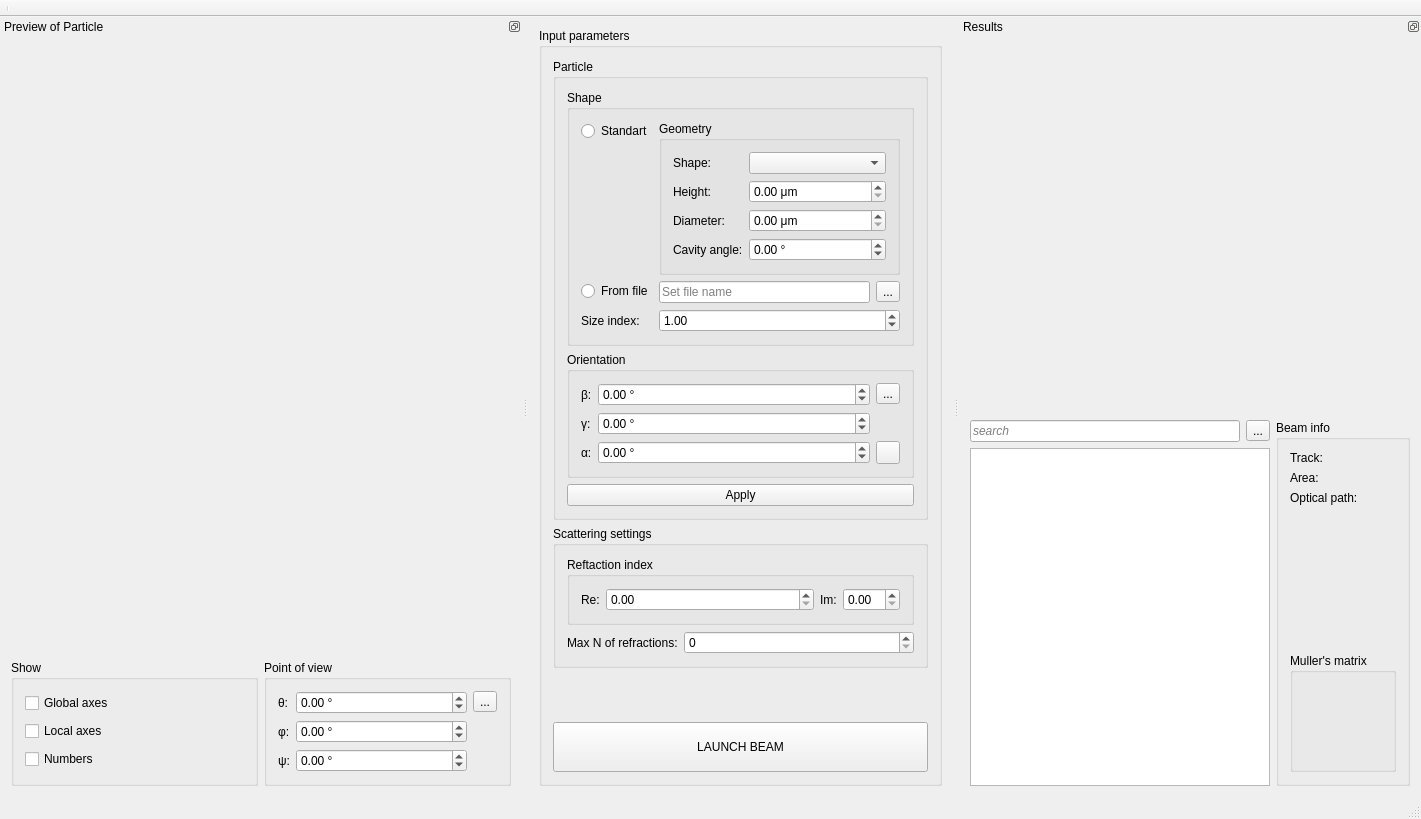
<?xml version="1.0" encoding="UTF-8"?>
<ui version="4.0">
 <class>MainWindow</class>
 <widget class="QMainWindow" name="MainWindow">
  <property name="geometry">
   <rect>
    <x>0</x>
    <y>0</y>
    <width>1421</width>
    <height>819</height>
   </rect>
  </property>
  <property name="windowTitle">
   <string>MainWindow</string>
  </property>
  <widget class="QWidget" name="centralWidget">
   <layout class="QGridLayout" name="gridLayout_4">
    <item row="0" column="0">
     <widget class="QGroupBox" name="groupBox_input">
      <property name="sizePolicy">
       <sizepolicy hsizetype="Preferred" vsizetype="Expanding">
        <horstretch>0</horstretch>
        <verstretch>0</verstretch>
       </sizepolicy>
      </property>
      <property name="title">
       <string>Input parameters</string>
      </property>
      <layout class="QGridLayout" name="gridLayout_7">
       <item row="0" column="0">
        <widget class="QGroupBox" name="groupBox_2">
         <property name="title">
          <string>Particle</string>
         </property>
         <layout class="QFormLayout" name="formLayout_2">
          <item row="0" column="0" colspan="2">
           <widget class="QGroupBox" name="groupBox_3">
            <property name="title">
             <string>Shape</string>
            </property>
            <layout class="QFormLayout" name="formLayout_3">
             <item row="0" column="0">
              <widget class="QRadioButton" name="radioButton_standart">
               <property name="text">
                <string>Standart</string>
               </property>
              </widget>
             </item>
             <item row="0" column="1">
              <widget class="QGroupBox" name="groupBox_7">
               <property name="title">
                <string>Geometry</string>
               </property>
               <layout class="QFormLayout" name="formLayout_10">
                <item row="0" column="1">
                 <widget class="QComboBox" name="comboBox_types">
                  <property name="sizePolicy">
                   <sizepolicy hsizetype="Expanding" vsizetype="Fixed">
                    <horstretch>0</horstretch>
                    <verstretch>0</verstretch>
                   </sizepolicy>
                  </property>
                 </widget>
                </item>
                <item row="2" column="1">
                 <widget class="QDoubleSpinBox" name="doubleSpinBox_height">
                  <property name="suffix">
                   <string> μm</string>
                  </property>
                  <property name="maximum">
                   <double>9999999.000000000000000</double>
                  </property>
                 </widget>
                </item>
                <item row="2" column="0">
                 <widget class="QLabel" name="label_28">
                  <property name="text">
                   <string>Height:</string>
                  </property>
                 </widget>
                </item>
                <item row="3" column="0">
                 <widget class="QLabel" name="label_29">
                  <property name="text">
                   <string>Diameter:</string>
                  </property>
                 </widget>
                </item>
                <item row="3" column="1">
                 <widget class="QDoubleSpinBox" name="doubleSpinBox_diameter">
                  <property name="suffix">
                   <string> μm</string>
                  </property>
                  <property name="minimum">
                   <double>0.000000000000000</double>
                  </property>
                  <property name="maximum">
                   <double>9999999.000000000000000</double>
                  </property>
                 </widget>
                </item>
                <item row="4" column="0">
                 <widget class="QLabel" name="label_cavAngle">
                  <property name="text">
                   <string>Cavity angle:</string>
                  </property>
                 </widget>
                </item>
                <item row="4" column="1">
                 <widget class="QDoubleSpinBox" name="doubleSpinBox_cavityAngle">
                  <property name="suffix">
                   <string> °</string>
                  </property>
                  <property name="minimum">
                   <double>-9999999.000000000000000</double>
                  </property>
                  <property name="maximum">
                   <double>9999999.000000000000000</double>
                  </property>
                 </widget>
                </item>
                <item row="0" column="0">
                 <widget class="QLabel" name="label_14">
                  <property name="text">
                   <string>Shape:</string>
                  </property>
                 </widget>
                </item>
               </layout>
              </widget>
             </item>
             <item row="1" column="0">
              <widget class="QRadioButton" name="radioButton_fromFile">
               <property name="text">
                <string>From file</string>
               </property>
              </widget>
             </item>
             <item row="1" column="1">
              <layout class="QHBoxLayout" name="horizontalLayout_2">
               <item>
                <widget class="QLineEdit" name="lineEdit_fromFile">
                 <property name="text">
                  <string/>
                 </property>
                 <property name="placeholderText">
                  <string>Set file name</string>
                 </property>
                </widget>
               </item>
               <item>
                <widget class="QToolButton" name="toolButton">
                 <property name="text">
                  <string>...</string>
                 </property>
                </widget>
               </item>
              </layout>
             </item>
             <item row="2" column="0">
              <widget class="QLabel" name="label_sizeIndex">
               <property name="text">
                <string>Size index:</string>
               </property>
              </widget>
             </item>
             <item row="2" column="1">
              <widget class="QDoubleSpinBox" name="doubleSpinBox_sizeIndex">
               <property name="minimum">
                <double>0.010000000000000</double>
               </property>
               <property name="maximum">
                <double>100.000000000000000</double>
               </property>
               <property name="singleStep">
                <double>0.250000000000000</double>
               </property>
               <property name="value">
                <double>1.000000000000000</double>
               </property>
              </widget>
             </item>
            </layout>
           </widget>
          </item>
          <item row="2" column="0" colspan="2">
           <widget class="QPushButton" name="pushButton_applyParticle">
            <property name="text">
             <string>Apply</string>
            </property>
           </widget>
          </item>
          <item row="1" column="0" colspan="2">
           <widget class="QGroupBox" name="groupBox_rotation">
            <property name="title">
             <string>Orientation</string>
            </property>
            <layout class="QGridLayout" name="gridLayout_9">
             <item row="0" column="1" alignment="Qt::AlignTop">
              <widget class="QToolButton" name="toolButton_resetRot">
               <property name="toolTip">
                <string>&lt;html&gt;&lt;head/&gt;&lt;body&gt;&lt;p&gt;Reset&lt;/p&gt;&lt;/body&gt;&lt;/html&gt;</string>
               </property>
               <property name="text">
                <string>...</string>
               </property>
               <property name="icon">
                <iconset resource="../../pro/icon.qrc">
                 <normaloff>:/icon/reset.png</normaloff>:/icon/reset.png</iconset>
               </property>
              </widget>
             </item>
             <item row="0" column="0" rowspan="2">
              <layout class="QFormLayout" name="formLayout">
               <item row="0" column="0">
                <widget class="QLabel" name="label">
                 <property name="text">
                  <string>β:</string>
                 </property>
                </widget>
               </item>
               <item row="0" column="1">
                <widget class="QDoubleSpinBox" name="doubleSpinBox_beta">
                 <property name="prefix">
                  <string/>
                 </property>
                 <property name="suffix">
                  <string> °</string>
                 </property>
                 <property name="minimum">
                  <double>-360.000000000000000</double>
                 </property>
                 <property name="maximum">
                  <double>360.000000000000000</double>
                 </property>
                </widget>
               </item>
               <item row="1" column="0">
                <widget class="QLabel" name="label_2">
                 <property name="text">
                  <string>γ:</string>
                 </property>
                </widget>
               </item>
               <item row="1" column="1">
                <widget class="QDoubleSpinBox" name="doubleSpinBox_gamma">
                 <property name="suffix">
                  <string> °</string>
                 </property>
                 <property name="minimum">
                  <double>-360.000000000000000</double>
                 </property>
                 <property name="maximum">
                  <double>360.000000000000000</double>
                 </property>
                </widget>
               </item>
               <item row="2" column="0">
                <widget class="QLabel" name="label_3">
                 <property name="text">
                  <string>α:</string>
                 </property>
                </widget>
               </item>
               <item row="2" column="1">
                <widget class="QDoubleSpinBox" name="doubleSpinBox_alpha">
                 <property name="suffix">
                  <string> °</string>
                 </property>
                 <property name="minimum">
                  <double>-360.000000000000000</double>
                 </property>
                 <property name="maximum">
                  <double>360.000000000000000</double>
                 </property>
                </widget>
               </item>
              </layout>
             </item>
             <item row="1" column="1">
              <widget class="QToolButton" name="toolButton_unit">
               <property name="text">
                <string/>
               </property>
              </widget>
             </item>
            </layout>
           </widget>
          </item>
         </layout>
        </widget>
       </item>
       <item row="6" column="0">
        <widget class="QPushButton" name="pushButton">
         <property name="minimumSize">
          <size>
           <width>0</width>
           <height>50</height>
          </size>
         </property>
         <property name="text">
          <string>LAUNCH BEAM</string>
         </property>
        </widget>
       </item>
       <item row="1" column="0" rowspan="2">
        <widget class="QGroupBox" name="groupBox_8">
         <property name="title">
          <string>Scattering settings</string>
         </property>
         <layout class="QVBoxLayout" name="verticalLayout">
          <item>
           <widget class="QGroupBox" name="groupBox_6">
            <property name="title">
             <string>Reftaction index</string>
            </property>
            <layout class="QGridLayout" name="gridLayout_6">
             <item row="0" column="0">
              <layout class="QHBoxLayout" name="horizontalLayout_3">
               <item>
                <widget class="QLabel" name="label_12">
                 <property name="text">
                  <string>Re:</string>
                 </property>
                </widget>
               </item>
               <item>
                <widget class="QDoubleSpinBox" name="doubleSpinBox_ri_re">
                 <property name="sizePolicy">
                  <sizepolicy hsizetype="Expanding" vsizetype="Fixed">
                   <horstretch>0</horstretch>
                   <verstretch>0</verstretch>
                  </sizepolicy>
                 </property>
                 <property name="maximum">
                  <double>99999.990000000005239</double>
                 </property>
                 <property name="singleStep">
                  <double>0.000100000000000</double>
                 </property>
                </widget>
               </item>
              </layout>
             </item>
             <item row="0" column="1">
              <layout class="QHBoxLayout" name="horizontalLayout_4">
               <item>
                <widget class="QLabel" name="label_13">
                 <property name="text">
                  <string>Im:</string>
                 </property>
                </widget>
               </item>
               <item>
                <widget class="QDoubleSpinBox" name="doubleSpinBox_ri_im"/>
               </item>
              </layout>
             </item>
            </layout>
           </widget>
          </item>
          <item>
           <layout class="QFormLayout" name="formLayout_6">
            <item row="0" column="0">
             <widget class="QLabel" name="label_30">
              <property name="sizePolicy">
               <sizepolicy hsizetype="Expanding" vsizetype="Preferred">
                <horstretch>0</horstretch>
                <verstretch>0</verstretch>
               </sizepolicy>
              </property>
              <property name="text">
               <string>Max N of refractions:</string>
              </property>
             </widget>
            </item>
            <item row="0" column="1">
             <widget class="QSpinBox" name="spinBox_inter">
              <property name="sizePolicy">
               <sizepolicy hsizetype="Expanding" vsizetype="Fixed">
                <horstretch>0</horstretch>
                <verstretch>0</verstretch>
               </sizepolicy>
              </property>
             </widget>
            </item>
           </layout>
          </item>
         </layout>
        </widget>
       </item>
       <item row="3" column="0">
        <spacer name="verticalSpacer_2">
         <property name="orientation">
          <enum>Qt::Vertical</enum>
         </property>
         <property name="sizeHint" stdset="0">
          <size>
           <width>20</width>
           <height>40</height>
          </size>
         </property>
        </spacer>
       </item>
      </layout>
     </widget>
    </item>
   </layout>
  </widget>
  <widget class="QMenuBar" name="menuBar">
   <property name="geometry">
    <rect>
     <x>0</x>
     <y>0</y>
     <width>1421</width>
     <height>20</height>
    </rect>
   </property>
  </widget>
  <widget class="QToolBar" name="mainToolBar">
   <property name="movable">
    <bool>false</bool>
   </property>
   <property name="floatable">
    <bool>false</bool>
   </property>
   <attribute name="toolBarArea">
    <enum>TopToolBarArea</enum>
   </attribute>
   <attribute name="toolBarBreak">
    <bool>false</bool>
   </attribute>
   <addaction name="separator"/>
  </widget>
  <widget class="QStatusBar" name="statusBar"/>
  <widget class="QDockWidget" name="dockWidget_2">
   <property name="features">
    <set>QDockWidget::DockWidgetFloatable|QDockWidget::DockWidgetMovable</set>
   </property>
   <property name="windowTitle">
    <string>Preview of Particle</string>
   </property>
   <attribute name="dockWidgetArea">
    <number>1</number>
   </attribute>
   <widget class="QWidget" name="dockWidgetContents_3">
    <layout class="QGridLayout" name="gridLayout_11">
     <item row="1" column="1">
      <widget class="QGroupBox" name="groupBox">
       <property name="title">
        <string>Point of view</string>
       </property>
       <layout class="QGridLayout" name="gridLayout_10">
        <item row="0" column="0">
         <layout class="QFormLayout" name="formLayout_5">
          <item row="0" column="0">
           <widget class="QLabel" name="label_7">
            <property name="text">
             <string>θ:</string>
            </property>
           </widget>
          </item>
          <item row="0" column="1">
           <widget class="QDoubleSpinBox" name="doubleSpinBox_theta">
            <property name="prefix">
             <string/>
            </property>
            <property name="suffix">
             <string> °</string>
            </property>
            <property name="minimum">
             <double>-360.000000000000000</double>
            </property>
            <property name="maximum">
             <double>360.000000000000000</double>
            </property>
           </widget>
          </item>
          <item row="1" column="0">
           <widget class="QLabel" name="label_11">
            <property name="text">
             <string>φ:</string>
            </property>
           </widget>
          </item>
          <item row="1" column="1">
           <widget class="QDoubleSpinBox" name="doubleSpinBox_phi">
            <property name="prefix">
             <string/>
            </property>
            <property name="suffix">
             <string> °</string>
            </property>
            <property name="minimum">
             <double>-360.000000000000000</double>
            </property>
            <property name="maximum">
             <double>360.000000000000000</double>
            </property>
           </widget>
          </item>
          <item row="2" column="0">
           <widget class="QLabel" name="label_9">
            <property name="text">
             <string>ψ:</string>
            </property>
           </widget>
          </item>
          <item row="2" column="1">
           <widget class="QDoubleSpinBox" name="doubleSpinBox_psy">
            <property name="prefix">
             <string/>
            </property>
            <property name="suffix">
             <string> °</string>
            </property>
            <property name="minimum">
             <double>-360.000000000000000</double>
            </property>
            <property name="maximum">
             <double>360.000000000000000</double>
            </property>
           </widget>
          </item>
         </layout>
        </item>
        <item row="0" column="1" alignment="Qt::AlignTop">
         <widget class="QToolButton" name="toolButton_resetView">
          <property name="toolTip">
           <string>&lt;html&gt;&lt;head/&gt;&lt;body&gt;&lt;p&gt;Reset&lt;/p&gt;&lt;/body&gt;&lt;/html&gt;</string>
          </property>
          <property name="text">
           <string>...</string>
          </property>
          <property name="icon">
           <iconset resource="../../pro/icon.qrc">
            <normaloff>:/icon/reset.png</normaloff>:/icon/reset.png</iconset>
          </property>
         </widget>
        </item>
       </layout>
      </widget>
     </item>
     <item row="1" column="0">
      <widget class="QGroupBox" name="groupBox_4">
       <property name="title">
        <string>Show</string>
       </property>
       <layout class="QGridLayout" name="gridLayout_3">
        <item row="2" column="0">
         <widget class="QCheckBox" name="checkBox_numbers">
          <property name="text">
           <string>Numbers</string>
          </property>
         </widget>
        </item>
        <item row="1" column="0">
         <widget class="QCheckBox" name="checkBox_localAxes">
          <property name="text">
           <string>Local axes</string>
          </property>
         </widget>
        </item>
        <item row="0" column="0">
         <widget class="QCheckBox" name="checkBox_globalAxes">
          <property name="text">
           <string>Global axes</string>
          </property>
         </widget>
        </item>
       </layout>
      </widget>
     </item>
     <item row="0" column="0" colspan="2">
      <widget class="QWidget" name="widget_particleView" native="true">
       <property name="sizePolicy">
        <sizepolicy hsizetype="Expanding" vsizetype="Expanding">
         <horstretch>0</horstretch>
         <verstretch>0</verstretch>
        </sizepolicy>
       </property>
       <property name="minimumSize">
        <size>
         <width>500</width>
         <height>0</height>
        </size>
       </property>
      </widget>
     </item>
    </layout>
   </widget>
  </widget>
  <widget class="QDockWidget" name="dockWidget_3">
   <property name="features">
    <set>QDockWidget::DockWidgetFloatable|QDockWidget::DockWidgetMovable</set>
   </property>
   <property name="windowTitle">
    <string>Results</string>
   </property>
   <attribute name="dockWidgetArea">
    <number>2</number>
   </attribute>
   <widget class="QWidget" name="dockWidgetContents_5">
    <layout class="QGridLayout" name="gridLayout_12">
     <item row="1" column="1">
      <widget class="QGroupBox" name="groupBox_beam">
       <property name="sizePolicy">
        <sizepolicy hsizetype="Expanding" vsizetype="Preferred">
         <horstretch>0</horstretch>
         <verstretch>0</verstretch>
        </sizepolicy>
       </property>
       <property name="title">
        <string>Beam info</string>
       </property>
       <layout class="QGridLayout" name="gridLayout">
        <item row="0" column="1">
         <layout class="QFormLayout" name="formLayout_4">
          <item row="0" column="0">
           <widget class="QLabel" name="label_6">
            <property name="text">
             <string>Track:</string>
            </property>
           </widget>
          </item>
          <item row="0" column="1">
           <widget class="QLabel" name="label_track">
            <property name="font">
             <font>
              <weight>75</weight>
              <bold>true</bold>
             </font>
            </property>
            <property name="text">
             <string>&lt;None&gt;</string>
            </property>
           </widget>
          </item>
          <item row="1" column="0">
           <widget class="QLabel" name="label_8">
            <property name="text">
             <string>Area:</string>
            </property>
           </widget>
          </item>
          <item row="1" column="1">
           <widget class="QLabel" name="label_area">
            <property name="text">
             <string>&lt;None&gt;</string>
            </property>
           </widget>
          </item>
          <item row="2" column="0">
           <widget class="QLabel" name="label_10">
            <property name="text">
             <string>Optical path:</string>
            </property>
           </widget>
          </item>
          <item row="2" column="1">
           <widget class="QLabel" name="label_optPath">
            <property name="text">
             <string>&lt;None&gt;</string>
            </property>
           </widget>
          </item>
          <item row="3" column="0" colspan="2">
           <spacer name="verticalSpacer">
            <property name="orientation">
             <enum>Qt::Vertical</enum>
            </property>
            <property name="sizeHint" stdset="0">
             <size>
              <width>20</width>
              <height>40</height>
             </size>
            </property>
           </spacer>
          </item>
          <item row="4" column="0" colspan="2">
           <widget class="QGroupBox" name="groupBox_5">
            <property name="title">
             <string>Muller's matrix</string>
            </property>
            <layout class="QGridLayout" name="gridLayout_5">
             <item row="4" column="3">
              <widget class="QLabel" name="label_m44">
               <property name="text">
                <string>&lt;M44&gt;</string>
               </property>
              </widget>
             </item>
             <item row="4" column="2">
              <widget class="QLabel" name="label_m43">
               <property name="text">
                <string>&lt;M43&gt;</string>
               </property>
              </widget>
             </item>
             <item row="3" column="3">
              <widget class="QLabel" name="label_m34">
               <property name="text">
                <string>&lt;M34&gt;</string>
               </property>
              </widget>
             </item>
             <item row="4" column="1">
              <widget class="QLabel" name="label_m42">
               <property name="text">
                <string>&lt;M42&gt;</string>
               </property>
              </widget>
             </item>
             <item row="3" column="0">
              <widget class="QLabel" name="label_m31">
               <property name="text">
                <string>&lt;M31&gt;</string>
               </property>
              </widget>
             </item>
             <item row="2" column="3">
              <widget class="QLabel" name="label_m24">
               <property name="text">
                <string>&lt;M24&gt;</string>
               </property>
              </widget>
             </item>
             <item row="1" column="2">
              <widget class="QLabel" name="label_m13">
               <property name="text">
                <string>&lt;M13&gt;</string>
               </property>
              </widget>
             </item>
             <item row="1" column="1">
              <widget class="QLabel" name="label_m12">
               <property name="text">
                <string>&lt;M12&gt;</string>
               </property>
              </widget>
             </item>
             <item row="2" column="2">
              <widget class="QLabel" name="label_m23">
               <property name="text">
                <string>&lt;M23&gt;</string>
               </property>
              </widget>
             </item>
             <item row="3" column="2">
              <widget class="QLabel" name="label_m33">
               <property name="text">
                <string>&lt;M33&gt;</string>
               </property>
              </widget>
             </item>
             <item row="1" column="3">
              <widget class="QLabel" name="label_m14">
               <property name="text">
                <string>&lt;M14&gt;</string>
               </property>
              </widget>
             </item>
             <item row="2" column="0">
              <widget class="QLabel" name="label_m21">
               <property name="text">
                <string>&lt;M21&gt;</string>
               </property>
              </widget>
             </item>
             <item row="3" column="1">
              <widget class="QLabel" name="label_m32">
               <property name="text">
                <string>&lt;M32&gt;</string>
               </property>
              </widget>
             </item>
             <item row="1" column="0">
              <widget class="QLabel" name="label_m11">
               <property name="text">
                <string>&lt;M11&gt;</string>
               </property>
              </widget>
             </item>
             <item row="4" column="0">
              <widget class="QLabel" name="label_m41">
               <property name="text">
                <string>&lt;M41&gt;</string>
               </property>
              </widget>
             </item>
             <item row="2" column="1">
              <widget class="QLabel" name="label_m22">
               <property name="text">
                <string>&lt;M22&gt;</string>
               </property>
              </widget>
             </item>
            </layout>
           </widget>
          </item>
         </layout>
        </item>
       </layout>
      </widget>
     </item>
     <item row="1" column="0">
      <layout class="QGridLayout" name="gridLayout_2">
       <item row="0" column="0">
        <widget class="QLineEdit" name="lineEdit_search">
         <property name="font">
          <font>
           <italic>true</italic>
          </font>
         </property>
         <property name="placeholderText">
          <string>search</string>
         </property>
         <property name="clearButtonEnabled">
          <bool>true</bool>
         </property>
        </widget>
       </item>
       <item row="0" column="1">
        <widget class="QToolButton" name="toolButton_expandTree">
         <property name="toolTip">
          <string>&lt;html&gt;&lt;head/&gt;&lt;body&gt;&lt;p&gt;Expand/collapse all&lt;/p&gt;&lt;/body&gt;&lt;/html&gt;</string>
         </property>
         <property name="text">
          <string>...</string>
         </property>
        </widget>
       </item>
       <item row="1" column="0" colspan="2">
        <widget class="QTreeView" name="treeView_tracks">
         <property name="minimumSize">
          <size>
           <width>300</width>
           <height>0</height>
          </size>
         </property>
         <property name="editTriggers">
          <set>QAbstractItemView::NoEditTriggers</set>
         </property>
        </widget>
       </item>
      </layout>
     </item>
     <item row="0" column="0" colspan="2">
      <widget class="QWidget" name="widget_chart" native="true">
       <property name="sizePolicy">
        <sizepolicy hsizetype="Expanding" vsizetype="MinimumExpanding">
         <horstretch>0</horstretch>
         <verstretch>0</verstretch>
        </sizepolicy>
       </property>
       <property name="minimumSize">
        <size>
         <width>300</width>
         <height>300</height>
        </size>
       </property>
      </widget>
     </item>
    </layout>
   </widget>
  </widget>
 </widget>
 <layoutdefault spacing="6" margin="11"/>
 <resources>
  <include location="../../pro/icon.qrc"/>
 </resources>
 <connections/>
</ui>
